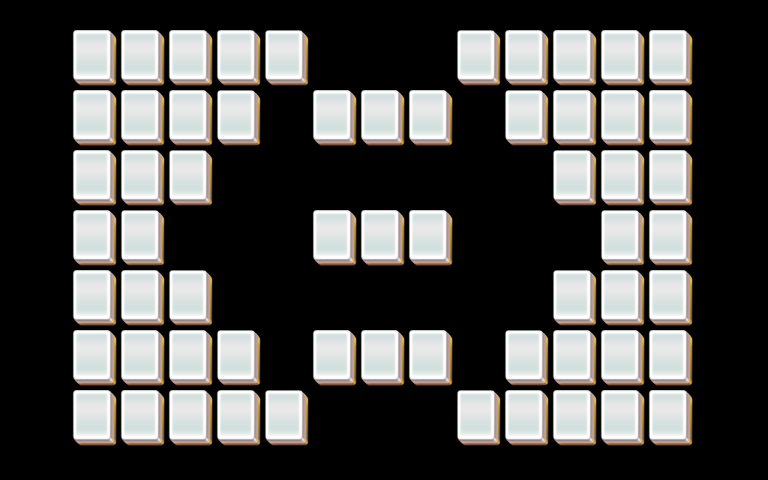

Below is a game level as drawn by its tile map, then a one-line description and the .tmx that defines it (tile-layer data replaced by summaries):
An orthogonal 32x16 tile map with 24x30 px tiles, 4 tile layers (layer1, layer2, layer3, layer4).

<map version="1.0" orientation="orthogonal" width="32" height="16" tilewidth="24" tileheight="30">
 <properties>
  <property name="species" value="25" />
 </properties>
 <tileset firstgid="1" name="mahjong" tilewidth="48" tileheight="60">
  <image source="mahjong.png" />
 </tileset>
 <layer name="layer1" width="32" height="16">
  <data>[512 cells, 61 non-empty, 1 distinct tile ids]</data>
 </layer>
 <layer name="layer2" width="32" height="16">
  <data>[512 cells, 47 non-empty, 1 distinct tile ids]</data>
 </layer>
 <layer name="layer3" width="32" height="16">
  <data>[512 cells, 33 non-empty, 1 distinct tile ids]</data>
 </layer>
 <layer name="layer4" width="32" height="16">
  <data>[512 cells, 13 non-empty, 1 distinct tile ids]</data>
 </layer>
</map>
